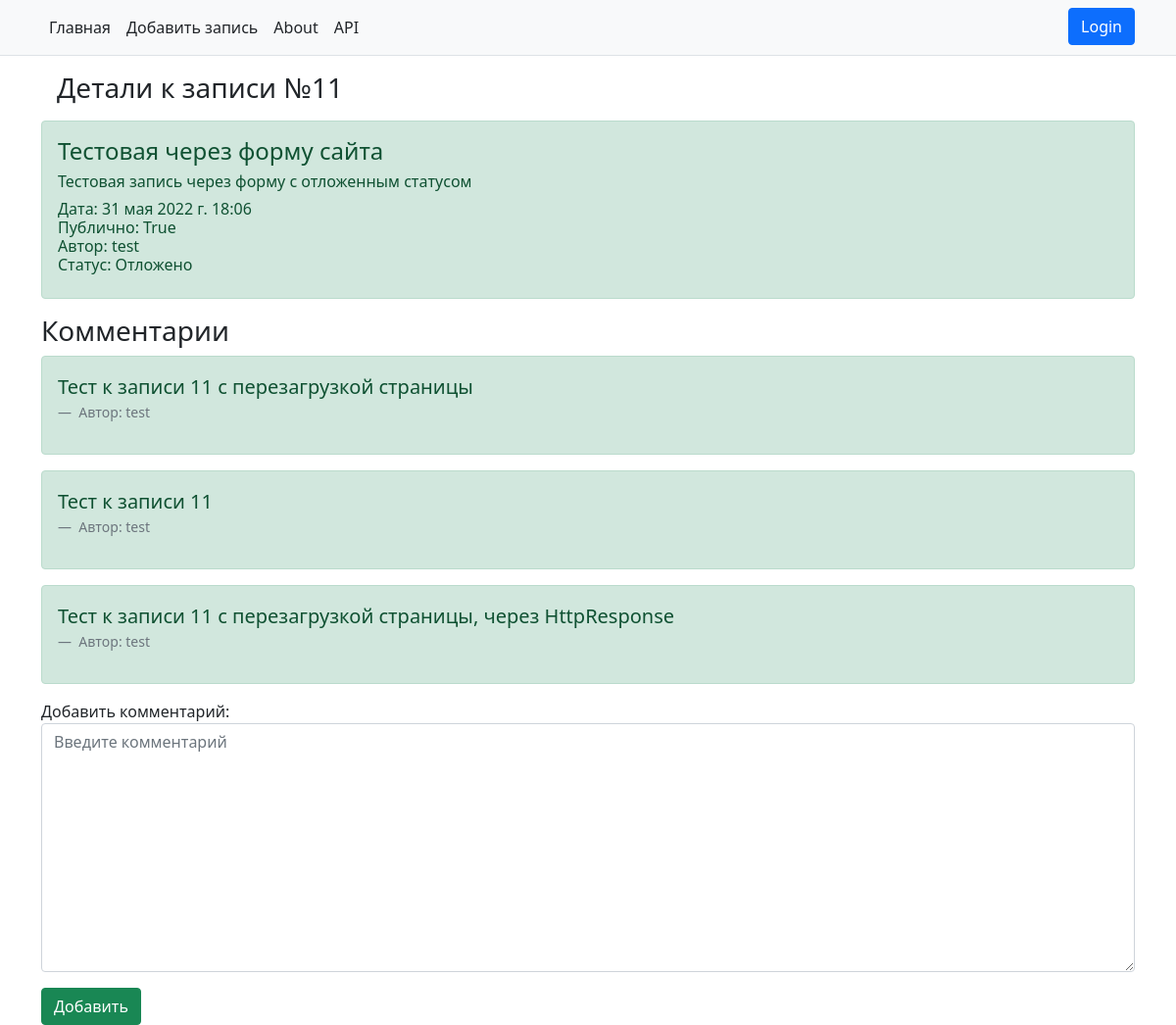
/details/11, run on an earlier commit of the app's database.
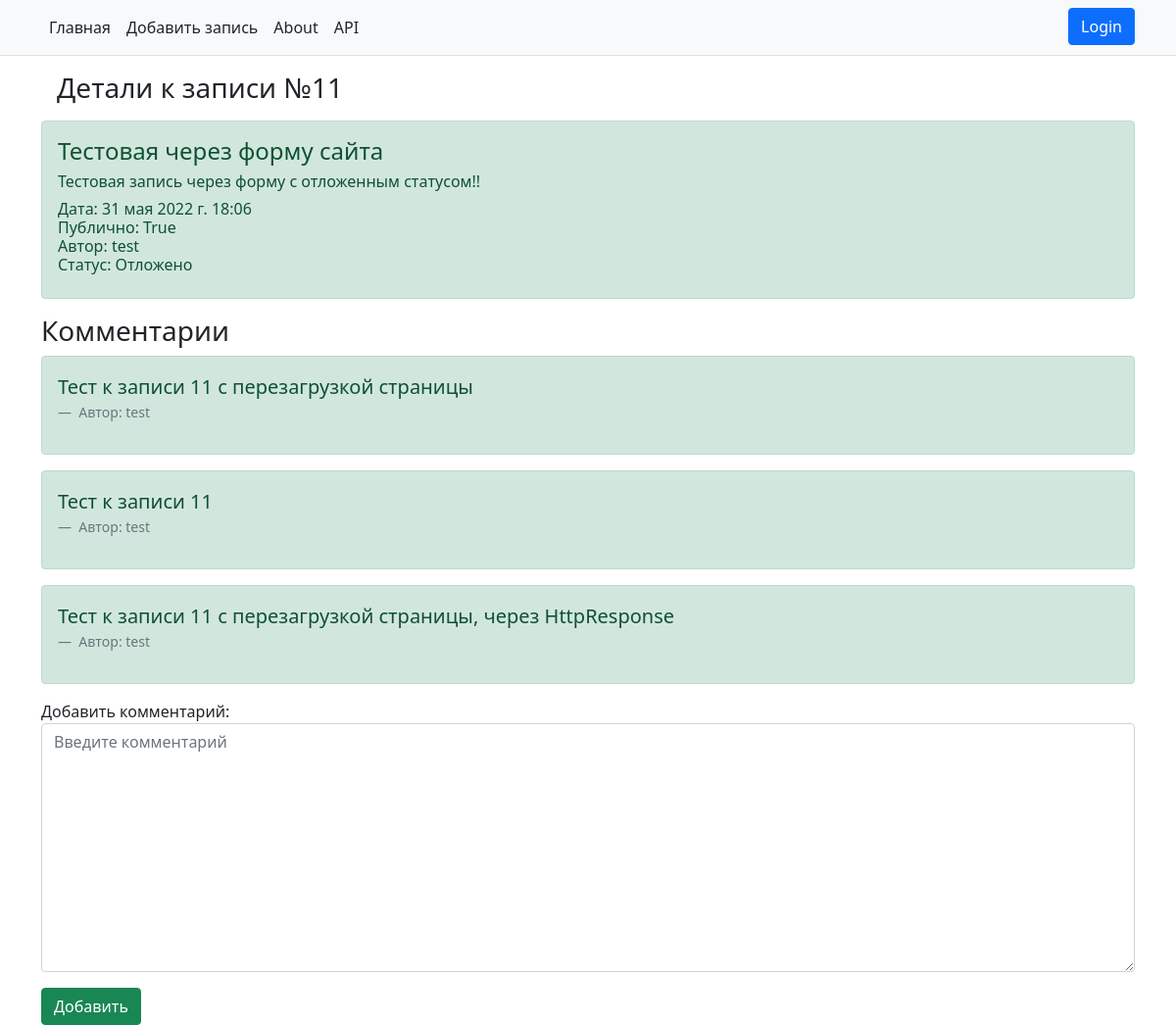
And on a later commit of the database.
### todo_manager/models.py (models this page shows, shortened)
class ToDoModel(models.Model):
    class StatusNote(models.IntegerChoices):  # Выбор статуса задачи
        ACTIVE = 1, _('Активно')
        POSTPONED = 2, _('Отложено')
        DONE = 3, _('Выполнено')
    author = models.ForeignKey(User, on_delete=models.CASCADE)
    title = models.CharField("Заголовок", max_length=150)
    message = models.TextField("Текст заметки", max_length=5000)
    status = models.IntegerField(verbose_name="Статус", default=StatusNote.ACTIVE, choices=StatusNote.choices)
    important = models.BooleanField("Важно", default=False)
    public = models.BooleanField("Публично", default=False)
    time_field = models.DateTimeField(verbose_name="Дата", default=get_date)
    class Meta:
        verbose_name = _("Задача")
        verbose_name_plural = _("Задачи")

class Comments(models.Model):
    comment = models.TextField("Текст комментария", max_length=5000)
    author = models.ForeignKey(User, on_delete=models.CASCADE, verbose_name="Автор")
    todo_post = models.ForeignKey(ToDoModel, on_delete=models.CASCADE, verbose_name="Пост", related_name="comments",
                                  default=None)
    class Meta:
        verbose_name = _("Комментарий")
        verbose_name_plural = _("Комментарии")

### todo_manager/views.py (the view, shortened to what this page needs)
# urls.py: path('details/<int:pk>', views.DetailViews.as_view(), name='details'),
class DetailViews(View):
    def get(self, request, pk):
        obj = ToDoModel.objects.get(pk=pk)
        comments = Comments.objects.all()
        comments_filter = comments.filter(todo_post_id=pk)
        form = CommentForm(request.POST)
        content = {'obj': obj,
                   'user': request.user,
                   'form': form,
                   'comments': comments_filter}
        return render(request, 'todo_manager/details.html', content)

### todo_manager/forms.py
class CommentForm(ModelForm):
    class Meta:
        model = Comments
        fields = {"comment"}
        widgets = {"comment": Textarea(attrs={"placeholder": "Введите комментарий",
                                              "class": "form-control"})}

### todo_manager/templates/todo_manager/details.html (shortened to what this page needs)
{% extends "todo_manager/base.html" %}
{% block content %}
    <h3 class="m-3">Детали к записи №{{ obj.id }}</h3>
    <div class="{% if obj.public %} alert alert-success mt-2 {% else %} alert alert-warning mt-2 {% endif %}">
        <h4>{{ obj.title }}</h4>
        <p class="h6">{{ obj.message }}</p>
        <p class="h6">Дата: {{ obj.time_field }}<br>
            Публично: {{ obj.public }}<br>
            Автор: {{ obj.author }}<br>
            Статус: {{ obj.get_status_display }}
        </p>
    </div>
    <h3>Комментарии</h3>
    {% if obj.public %}
        {% if comments %}
            {% for comment in comments %}
                <div class="alert alert-success mt-2">
                    <figure>
                        <blockquote class="blockquote">
                            <p>{{ comment.comment }}</p>
                        </blockquote>
                        <figcaption class="blockquote-footer"> Автор: {{ comment.author }} </figcaption>
                    </figure>
                </div>
            {% endfor %}
        {% else %}
            <p>Комментариев пока что нет...</p>
        {% endif %}
        <form method="post">
            <p>Добавить комментарий: {{ form.comment }}</p>
            <button type="submit" class="btn btn-success">Добавить</button>
        </form>
    {% else %}
        <p>Комментировать можно только публичную запись</p>
    {% endif %}
{% endblock %}

### todo_manager/templates/todo_manager/base.html (shortened to what this page needs)
<!DOCTYPE html>
<html lang="en">
<head>
    <link rel="stylesheet" href="https://cdn.jsdelivr.net/npm/bootstrap@5.1.3/dist/css/bootstrap.min.css">
</head>
<body>
<nav class="py-2 bg-light border-bottom">
    <div class="container d-flex flex-wrap">
        <ul class="nav me-auto">
            <li class="nav-item"><a href="{% url 'index' %}" class="nav-link link-dark px-2 active" aria-current="page">Главная</a>
            </li>
            <li class="nav-item"><a href="{% url 'add_note' %}" class="nav-link link-dark px-2">Добавить запись</a></li>
            <li class="nav-item"><a href="{% url 'about' %}" class="nav-link link-dark px-2">About</a></li>
            <li class="nav-item"><a href="{% url 'api' %}" class="nav-link link-dark px-2">API</a></li>
        </ul>
        <ul class="nav">
            {% if  user.is_active %}
                <li class="nav-item">
                <div class="dropdown">
                    <button class="btn btn-primary dropdown-toggle" type="button" id="dropdownMenuButton1"
                            data-bs-toggle="dropdown" aria-expanded="false">
                        {{ user }}
                    </button>
                    <ul class="dropdown-menu" aria-labelledby="dropdownMenuButton1">
                        <li><a class="dropdown-item" href="#">Action</a></li>
                        <li><a class="dropdown-item" href="{% url 'my_notes' %}">Мои задачи</a></li>
                        <li><hr class="dropdown-divider"></li>
                        <li><a class="dropdown-item" href="{% url 'logout' %}">Logout</a></li>
                    </ul>
                </div>
                    </li>
            {% else %}
                <li class="nav-item"><a href="{% url 'login' %}" class="btn btn-primary" role="button">Login</a></li>
            {% endif %}
        </ul>
    </div>
</nav>
<div class="container">
    {% block content %}
    {% endblock %}
</div>
</body>
</html>

What changed in the data, as far as the page shows it:
changed ToDoModel "Тестовая через форму сайта": message "Тестовая запись через форму с отложенным статусом" → "Тестовая запись через форму с отложенным статусом!!"
